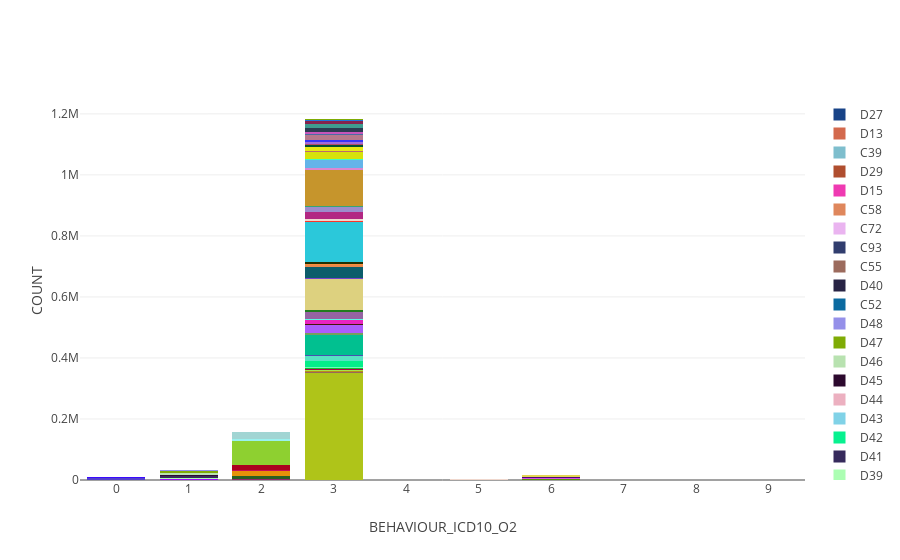

This figure's notebook cell:
### Markdown cell above
The peak due to cervical cancer is also apparent in this graph from cancerresearchuk:

https://www.cancerresearchuk.org/health-professional/cancer-statistics/statistics-by-cancer-type/cervical-cancer/incidence#heading-One

<br/>
<br/>

Can also plot other columns of av_tumour, for example behaviour:

### Code cell
for i in range(10):
    print(i,descriptions.get_descriptions(str(i),'behaviour')[0])
stacked_barplot(av_tumour, 'SITE_ICD10_O2_3CHAR', 'BEHAVIOUR_ICD10_O2',tickmode='linear')

### Figure 1 — Plotly figure (JSON) as saved in the notebook; plotly's stock layout.template omitted (floating-point values rounded to 4 significant figures)
{"data": [{"marker": {"color": "rgb(175, 196, 25)"}, "name": "C44", "type": "bar", "uid": "f6e368b1-7041-4e67-b97b-bf57c85bf3c3", "x": ["3", "5", "XXX", "9", "0", "1", "2", "6", "X"], "y": [349629, 240, null, 5, 10, 37, 190, 17, null]}, {"marker": {"color": "rgb(246, 67, 211)"}, "name": "C00", "type": "bar", "uid": "f3f0e14d-2046-4b69-97b0-3a2e482e462d", "x": ["3", "5", "XXX", "9", "0", "1", "2", "6", "X"], "y": [650, 6, null, null, 3, 1, 2, null, null]}, {"marker": {"color": "rgb(151, 103, 92)"}, "name": "C01", "type": "bar", "uid": "d25125a0-0cbb-4937-929a-44c0f30689e5", "x": ["3", "5", "XXX", "9", "0", "1", "2", "6", "X"], "y": [2371, 2, 1, null, null, 3, 1, null, null]}, {"marker": {"color": "rgb(185, 142, 23)"}, "name": "C02", "type": "bar", "uid": "32615356-f1de-471e-ae4a-1739173e408a", "x": ["3", "5", "XXX", "9", "0", "1", "2", "6", "X"], "y": [3618, 26, null, null, 1, 3, null, null, null]}, {"marker": {"color": "rgb(72, 89, 110)"}, "name": "C03", "type": "bar", "uid": "109cdbc8-71e4-42b5-a41c-9da9e5e90573", "x": ["3", "5", "XXX", "9", "0", "1", "2", "6", "X"], "y": [1076, 2, null, 1, null, 1, 4, null, null]}, {"marker": {"color": "rgb(42, 218, 136)"}, "name": "C04", "type": "bar", "uid": "61c14916-4f3b-4022-95de-6b640b930bde", "x": ["3", "5", "XXX", "9", "0", "1", "2", "6", "X"], "y": [1353, 17, null, null, 1, null, null, 1, null]}, {"marker": {"color": "rgb(167, 230, 68)"}, "name": "C05", "type": "bar", "uid": "c64d91be-0eb8-4de7-ba87-a1332e2a629d", "x": ["3", "5", "XXX", "9", "0", "1", "2", "6", "X"], "y": [1045, 7, null, null, 1, null, 1, null, 1]}, {"marker": {"color": "rgb(176, 127, 135)"}, "name": "C06", "type": "bar", "uid": "9d875b8e-1630-4e72-b84f-096449725c5f", "x": ["3", "5", "XXX", "9", "0", "1", "2", "6", "X"], "y": [1565, 11, null, null, 5, null, 2, 8, null]}, {"marker": {"color": "rgb(172, 0, 75)"}, "name": "C07", "type": "bar", "uid": "7fe38b67-d52d-4621-8ba1-536f67dc9619", "x": ["3", "5", "XXX", "9", "0", "1", "2", "6", "X"], "y": [1277, null, null, 7, 2, 1, null, null, null]}, {"marker": {"color": "rgb(55, 250, 6)"}, "name": "C08", "type": "bar", "uid": "f1fd9f8f-2a03-4a72-898b-abb2f3d910b5", "x": ["3", "5", "XXX", "9", "0", "1", "2", "6", "X"], "y": [308, null, null, null, null, null, 1, null, null]}, {"marker": {"color": "rgb(19, 188, 44)"}, "name": "C09", "type": "bar", "uid": "2b1574d5-adcb-4938-bfc2-43c3ece64d14", "x": ["3", "5", "XXX", "9", "0", "1", "2", "6", "X"], "y": [4130, 2, null, null, null, 2, 3, 1, null]}, {"marker": {"color": "rgb(191, 69, 56)"}, "name": "C10", "type": "bar", "uid": "1c6c731a-62d6-421c-acb1-0ae7ef56ca52", "x": ["3", "5", "XXX", "9", "0", "1", "2", "6", "X"], "y": [690, null, null, 3, 1, 4, 3, 1, null]}, {"marker": {"color": "rgb(152, 183, 181)"}, "name": "C11", "type": "bar", "uid": "a89aaffd-c5ec-46b4-986e-db1521ed96d5", "x": ["3", "5", "XXX", "9", "0", "1", "2", "6", "X"], "y": [580, null, null, null, 2, null, null, null, null]}, {"marker": {"color": "rgb(112, 251, 189)"}, "name": "C12", "type": "bar", "uid": "2c4eeaf9-1e00-4edb-b8e8-086eef277d77", "x": ["3", "5", "XXX", "9", "0", "1", "2", "6", "X"], "y": [823, null, null, null, 1, null, 1, 1, null]}, {"marker": {"color": "rgb(192, 34, 56)"}, "name": "C13", "type": "bar", "uid": "698367c9-6f66-458c-b486-cde57d283fce", "x": ["3", "5", "XXX", "9", "0", "1", "2", "6", "X"], "y": [649, 1, null, null, null, 1, 1, null, null]}, {"marker": {"color": "rgb(201, 206, 38)"}, "name": "C14", "type": "bar", "uid": "065181fa-3af8-4078-babb-a99a37b413fc", "x": ["3", "5", "XXX", "9", "0", "1", "2", "6", "X"], "y": [259, null, null, null, 2, 1, 1, null, null]}, {"marker": {"color": "rgb(4, 238, 137)"}, "name": "C15", "type": "bar", "uid": "9b0e865f-efff-42aa-86bc-c15a81e1ae2d", "x": ["3", "5", "XXX", "9", "0", "1", "2", "6", "X"], "y": [20947, 5, 6, null, 1, 7, 18, 1, null]}, {"marker": {"color": "rgb(87, 227, 195)"}, "name": "C16", "type": "bar", "uid": "015e2ee5-bdfb-4625-9552-11f591110c0e", "x": ["3", "5", "XXX", "9", "0", "1", "2", "6", "X"], "y": [15250, 2, 3, 2, null, 12, 17, null, null]}, {"marker": {"color": "rgb(72, 83, 176)"}, "name": "C17", "type": "bar", "uid": "c581ab2b-6067-4ef6-9225-424571820f13", "x": ["3", "5", "XXX", "9", "0", "1", "2", "6", "X"], "y": [3693, 1, null, null, null, 6, 5, 1, null]}, {"marker": {"color": "rgb(1, 192, 144)"}, "name": "C18", "type": "bar", "uid": "2e7ea598-b9c8-4a5a-bbb7-fdfa919db23a", "x": ["3", "5", "XXX", "9", "0", "1", "2", "6", "X"], "y": [65701, 8, 7, 5, 5, 18, 60, 6, null]}, {"marker": {"color": "rgb(118, 159, 93)"}, "name": "C19", "type": "bar", "uid": "1760759c-9aee-47dd-a156-1ce6ad20fa0b", "x": ["3", "5", "XXX", "9", "0", "1", "2", "6", "X"], "y": [5305, null, null, null, 1, 3, 6, 2, null]}, {"marker": {"color": "rgb(172, 92, 252)"}, "name": "C20", "type": "bar", "uid": "92b95702-6f74-4cf4-ba3f-33405b8eb4cf", "x": ["3", "5", "XXX", "9", "0", "1", "2", "6", "X"], "y": [27104, 4, 3, 1, 1, 14, 25, 4, null]}, {"marker": {"color": "rgb(71, 23, 10)"}, "name": "C21", "type": "bar", "uid": "ad69c79e-9e40-4466-bd75-2851089b1168", "x": ["3", "5", "XXX", "9", "0", "1", "2", "6", "X"], "y": [3264, 21, null, null, 3, 6, 4, 2, null]}, {"marker": {"color": "rgb(233, 35, 192)"}, "name": "C22", "type": "bar", "uid": "7b8d991a-02cb-45d1-a890-7bbd3fa5c34d", "x": ["3", "5", "XXX", "9", "0", "1", "2", "6", "X"], "y": [12487, 4, null, 16, 5, 11, 8, 1, null]}, {"marker": {"color": "rgb(61, 135, 151)"}, "name": "C23", "type": "bar", "uid": "c75730d4-8a6e-4335-afa8-35aa27370349", "x": ["3", "5", "XXX", "9", "0", "1", "2", "6", "X"], "y": [2111, null, null, null, 1, 1, 6, null, null]}, {"marker": {"color": "rgb(92, 247, 224)"}, "name": "C24", "type": "bar", "uid": "fc4236ff-daac-4cf2-bc02-86c5676e1aa5", "x": ["3", "5", "XXX", "9", "0", "1", "2", "6", "X"], "y": [2425, null, null, null, 2, 3, 4, null, null]}, {"marker": {"color": "rgb(149, 100, 163)"}, "name": "C25", "type": "bar", "uid": "83feca33-b42e-42c7-978d-c0a8943d92f4", "x": ["3", "5", "XXX", "9", "0", "1", "2", "6", "X"], "y": [21277, 4, null, 1, 4, 15, 25, 5, null]}, {"marker": {"color": "rgb(225, 67, 123)"}, "name": "C26", "type": "bar", "uid": "8732fd55-7e65-49ab-b9af-aade894bba33", "x": ["3", "5", "XXX", "9", "0", "1", "2", "6", "X"], "y": [745, null, null, null, null, 8, 1, null, null]}, {"marker": {"color": "rgb(219, 225, 19)"}, "name": "C30", "type": "bar", "uid": "74143ee5-5ac8-4244-b940-824a0f8bd6bb", "x": ["3", "5", "XXX", "9", "0", "1", "2", "6", "X"], "y": [795, 2, null, null, 1, 1, 1, 1, null]}, {"marker": {"color": "rgb(155, 4, 19)"}, "name": "C31", "type": "bar", "uid": "f26affe9-f5ab-4ffc-bf4f-4701852cca1f", "x": ["3", "5", "XXX", "9", "0", "1", "2", "6", "X"], "y": [413, null, null, null, null, null, null, null, null]}, {"marker": {"color": "rgb(33, 123, 30)"}, "name": "C32", "type": "bar", "uid": "d5546420-a7a3-4f33-8b64-eeb50f1723eb", "x": ["3", "5", "XXX", "9", "0", "1", "2", "6", "X"], "y": [5378, 28, null, null, null, 3, 8, 2, null]}, {"marker": {"color": "rgb(185, 229, 73)"}, "name": "C33", "type": "bar", "uid": "1feb65c4-10a0-4377-aa2a-911bf358d6bf", "x": ["3", "5", "XXX", "9", "0", "1", "2", "6", "X"], "y": [78, null, null, null, null, 1, null, null, null]}, {"marker": {"color": "rgb(221, 209, 127)"}, "name": "C34", "type": "bar", "uid": "795d1990-4826-4597-970d-5e223ae5fe45", "x": ["3", "5", "XXX", "9", "0", "1", "2", "6", "X"], "y": [102106, 30, 6, 29, 11, 46, 95, 14, null]}, {"marker": {"color": "rgb(159, 130, 83)"}, "name": "C37", "type": "bar", "uid": "197d40a9-70d4-4845-903b-c62c1867c2a7", "x": ["3", "5", "XXX", "9", "0", "1", "2", "6", "X"], "y": [517, null, null, null, 6, 6, 1, null, null]}, {"marker": {"color": "rgb(178, 146, 21)"}, "name": "C38", "type": "bar", "uid": "2ee9d50c-accf-4eff-9914-e910500ea054", "x": ["3", "5", "XXX", "9", "0", "1", "2", "6", "X"], "y": [338, null, null, 1, 3, null, null, 1, null]}, {"marker": {"color": "rgb(119, 67, 203)"}, "name": "C40", "type": "bar", "uid": "2fb85ce1-aff8-434a-9f93-42122be44bb3", "x": ["3", "5", "XXX", "9", "0", "1", "2", "6", "X"], "y": [754, null, null, null, 1, null, null, null, null]}, {"marker": {"color": "rgb(186, 47, 16)"}, "name": "C41", "type": "bar", "uid": "76246774-c8bb-47e6-bbc0-8fb98ccada08", "x": ["3", "5", "XXX", "9", "0", "1", "2", "6", "X"], "y": [684, null, null, 2, 1, null, 1, null, null]}, {"marker": {"color": "rgb(12, 93, 107)"}, "name": "C43", "type": "bar", "uid": "559cf38f-27c8-4e38-983b-211f75108d08", "x": ["3", "5", "XXX", "9", "0", "1", "2", "6", "X"], "y": [37842, 266, 1, 5, 2, 12, 18, 3, null]}, {"marker": {"color": "rgb(233, 137, 76)"}, "name": "C45", "type": "bar", "uid": "1dcbfcc1-ac10-4927-8989-3742fda998a4", "x": ["3", "5", "XXX", "9", "0", "1", "2", "6", "X"], "y": [6467, null, null, null, null, 9, 2, null, null]}, {"marker": {"color": "rgb(67, 110, 142)"}, "name": "C46", "type": "bar", "uid": "a3307bec-e6cc-40af-a54a-28a906aea48c", "x": ["3", "5", "XXX", "9", "0", "1", "2", "6", "X"], "y": [352, null, null, null, null, 2, 2, null, null]}, {"marker": {"color": "rgb(124, 20, 53)"}, "name": "C47", "type": "bar", "uid": "ed067555-1cc2-4553-bac6-62e2388f3e97", "x": ["3", "5", "XXX", "9", "0", "1", "2", "6", "X"], "y": [134, null, null, null, null, null, null, null, null]}, {"marker": {"color": "rgb(252, 143, 59)"}, "name": "C48", "type": "bar", "uid": "f8c21d4b-9654-4fea-b63f-63c3f478f19e", "x": ["3", "5", "XXX", "9", "0", "1", "2", "6", "X"], "y": [1754, 1, null, 6, 1, 2, 3, null, null]}, {"marker": {"color": "rgb(35, 48, 4)"}, "name": "C49", "type": "bar", "uid": "fb58ecca-2076-410f-afb1-2f724c6223d0", "x": ["3", "5", "XXX", "9", "0", "1", "2", "6", "X"], "y": [4985, null, null, 3, 3, 7, 5, null, null]}, {"marker": {"color": "rgb(43, 200, 218)"}, "name": "C50", "type": "bar", "uid": "ebe06d9d-5497-4470-b6b8-87dfce16fc7a", "x": ["3", "5", "XXX", "9", "0", "1", "2", "6", "X"], "y": [132351, 765, 13, 2, 23, 65, 609, 44, null]}, {"marker": {"color": "rgb(250, 54, 43)"}, "name": "C51", "type": "bar", "uid": "350dca3d-ff9d-452e-a7dd-1bada4d84138", "x": ["3", "5", "XXX", "9", "0", "1", "2", "6", "X"], "y": [2997, 61, null, null, 2, 2, 4, 2, null]}, {"marker": {"color": "rgb(239, 215, 205)"}, "name": "C53", "type": "bar", "uid": "11c7aaab-4234-4821-b937-033648f8c385", "x": ["3", "5", "XXX", "9", "0", "1", "2", "6", "X"], "y": [7251, 375, null, null, 3, 6, 4, 3, null]}, {"marker": {"color": "rgb(178, 39, 131)"}, "name": "C54", "type": "bar", "uid": "c6b711cf-0425-4ea3-a1b5-1336e9bbdedf", "x": ["3", "5", "XXX", "9", "0", "1", "2", "6", "X"], "y": [21802, 11, null, 1, null, 13, 21, 1, null]}, {"marker": {"color": "rgb(157, 140, 204)"}, "name": "C56", "type": "bar", "uid": "8f2800c2-8f08-4c2b-8879-1c71012d34a4", "x": ["3", "5", "XXX", "9", "0", "1", "2", "6", "X"], "y": [16761, 149, null, null, 2, 4, 21, 2, null]}, {"marker": {"color": "rgb(79, 29, 136)"}, "name": "C57", "type": "bar", "uid": "aec2d612-2c1c-4416-818a-92afc78623fc", "x": ["3", "5", "XXX", "9", "0", "1", "2", "6", "X"], "y": [1021, null, null, null, 2, 7, 3, null, null]}, {"marker": {"color": "rgb(54, 166, 117)"}, "name": "C60", "type": "bar", "uid": "a137e428-e503-490f-b564-ae1d7c718974", "x": ["3", "5", "XXX", "9", "0", "1", "2", "6", "X"], "y": [1373, 4, null, null, 4, 1, 1, 1, null]}, {"marker": {"color": "rgb(198, 149, 44)"}, "name": "C61", "type": "bar", "uid": "de46c288-360c-4b70-b999-1a82608918b5", "x": ["3", "5", "XXX", "9", "0", "1", "2", "6", "X"], "y": [119291, 11, null, null, 4, 18, 18, 5, null]}, {"marker": {"color": "rgb(219, 135, 209)"}, "name": "C62", "type": "bar", "uid": "c58959a2-6b4e-43f2-bf79-69b26636fb92", "x": ["3", "5", "XXX", "9", "0", "1", "2", "6", "X"], "y": [5805, 1, null, null, null, null, 1, null, null]}, {"marker": {"color": "rgb(234, 239, 197)"}, "name": "C63", "type": "bar", "uid": "4f09071d-3fb1-45c6-b650-39c5a09f94cb", "x": ["3", "5", "XXX", "9", "0", "1", "2", "6", "X"], "y": [186, null, null, null, 1, 1, 1, 1, null]}, {"marker": {"color": "rgb(100, 180, 233)"}, "name": "C64", "type": "bar", "uid": "edfc16cd-3ba3-4e0f-9bc5-4573c66b4116", "x": ["3", "5", "XXX", "9", "0", "1", "2", "6", "X"], "y": [26119, 9, null, 1, 3, 19, 41, 3, null]}, {"marker": {"color": "rgb(169, 29, 26)"}, "name": "C65", "type": "bar", "uid": "e7d44205-00cd-4685-9556-a1ebf8f5c754", "x": ["3", "5", "XXX", "9", "0", "1", "2", "6", "X"], "y": [1891, null, null, null, 3, 3, 3, null, null]}, {"marker": {"color": "rgb(64, 252, 190)"}, "name": "C66", "type": "bar", "uid": "0a19e0ce-67ec-4911-932c-fb74bbccd3f0", "x": ["3", "5", "XXX", "9", "0", "1", "2", "6", "X"], "y": [1647, 1, null, null, null, 3, 11, 1, null]}, {"marker": {"color": "rgb(214, 226, 12)"}, "name": "C67", "type": "bar", "uid": "9a12f085-06fd-41f8-a2c0-ee189fb933aa", "x": ["3", "5", "XXX", "9", "0", "1", "2", "6", "X"], "y": [24592, 6, null, null, 1, 18, 23, 2, null]}, {"marker": {"color": "rgb(134, 232, 162)"}, "name": "C68", "type": "bar", "uid": "7a59f65c-dc9e-4f87-9559-7dcac3fddcf1", "x": ["3", "5", "XXX", "9", "0", "1", "2", "6", "X"], "y": [480, null, null, null, null, 3, 1, 2, null]}, {"marker": {"color": "rgb(187, 106, 110)"}, "name": "C69", "type": "bar", "uid": "5554c089-2ff6-457b-b12b-aaa3a9a32a90", "x": ["3", "5", "XXX", "9", "0", "1", "2", "6", "X"], "y": [1780, 1, null, 2, null, 1, 3, null, null]}, {"marker": {"color": "rgb(116, 241, 93)"}, "name": "C70", "type": "bar", "uid": "f5677a6d-c23f-4291-a592-48ff07dc5748", "x": ["3", "5", "XXX", "9", "0", "1", "2", "6", "X"], "y": [185, null, null, null, null, 1, null, null, null]}, {"marker": {"color": "rgb(230, 234, 17)"}, "name": "C71", "type": "bar", "uid": "21a04910-af89-43de-aba0-760569b78192", "x": ["3", "5", "XXX", "9", "0", "1", "2", "6", "X"], "y": [12345, 2, 2, 9, 3, 11, 16, 5, null]}, {"marker": {"color": "rgb(5, 79, 49)"}, "name": "C73", "type": "bar", "uid": "c4129ca1-9ab1-4897-a6ac-b75ea5d21e18", "x": ["3", "5", "XXX", "9", "0", "1", "2", "6", "X"], "y": [8625, 19, null, null, 3, 20, 14, 1, null]}, {"marker": {"color": "rgb(182, 76, 105)"}, "name": "C74", "type": "bar", "uid": "91dc3876-742a-4d68-82b4-87f8393cafcd", "x": ["3", "5", "XXX", "9", "0", "1", "2", "6", "X"], "y": [522, null, null, null, 1, 2, null, null, null]}, {"marker": {"color": "rgb(232, 220, 182)"}, "name": "C75", "type": "bar", "uid": "44248283-27eb-4ae3-84ac-0c0173a896c9", "x": ["3", "5", "XXX", "9", "0", "1", "2", "6", "X"], "y": [263, null, null, 3, 1, null, null, 2, null]}, {"marker": {"color": "rgb(175, 165, 201)"}, "name": "C76", "type": "bar", "uid": "1db56822-601a-4fa2-a3cb-485807dccf82", "x": ["3", "5", "XXX", "9", "0", "1", "2", "6", "X"], "y": [365, null, null, 3, 2, 3, null, null, null]}, {"marker": {"color": "rgb(87, 149, 4)"}, "name": "C77", "type": "bar", "uid": "3364a0aa-b1dd-4c8f-ab97-a10eabe37cb1", "x": ["3", "5", "XXX", "9", "0", "1", "2", "6", "X"], "y": [74, 1, null, null, 25, 19, 7, 1809, null]}, {"marker": {"color": "rgb(219, 76, 233)"}, "name": "C78", "type": "bar", "uid": "79dc38e4-cafa-4590-a55a-9bcabbfa3600", "x": ["3", "5", "XXX", "9", "0", "1", "2", "6", "X"], "y": [73, 7, 3, 1, 32, 30, 10, 4299, null]}, {"marker": {"color": "rgb(75, 6, 120)"}, "name": "C79", "type": "bar", "uid": "25d7d823-0373-47d9-a157-0419084db217", "x": ["3", "5", "XXX", "9", "0", "1", "2", "6", "X"], "y": [34, 1, null, null, 10, 15, 2, 2012, null]}, {"marker": {"color": "rgb(225, 213, 85)"}, "name": "C80", "type": "bar", "uid": "a88264a8-42f4-435c-8a5e-ed7407f988af", "x": ["3", "5", "XXX", "9", "0", "1", "2", "6", "X"], "y": [1373, 4, null, 13, 23, 31, 7, 7204, null]}, {"marker": {"color": "rgb(158, 107, 220)"}, "name": "C81", "type": "bar", "uid": "d33ce51a-a944-4da5-bf10-8630af3bbbc7", "x": ["3", "5", "XXX", "9", "0", "1", "2", "6", "X"], "y": [5140, null, null, null, null, 3, 6, null, null]}, {"marker": {"color": "rgb(56, 51, 247)"}, "name": "C82", "type": "bar", "uid": "636b4cdf-cfec-4935-bc7e-8672a3aa67dc", "x": ["3", "5", "XXX", "9", "0", "1", "2", "6", "X"], "y": [6225, 5, null, null, 1, 4, 18, 2, null]}, {"marker": {"color": "rgb(183, 121, 140)"}, "name": "C83", "type": "bar", "uid": "0903c2a2-b3ef-4c87-97b4-bfb551735296", "x": ["3", "5", "XXX", "9", "0", "1", "2", "6", "X"], "y": [18200, 9, 2, null, 2, 7, 25, 2, null]}, {"marker": {"color": "rgb(76, 109, 164)"}, "name": "C84", "type": "bar", "uid": "70213007-5b44-425e-af83-bc1497b0d8bc", "x": ["3", "5", "XXX", "9", "0", "1", "2", "6", "X"], "y": [2335, 2, null, null, null, null, 8, null, null]}, {"marker": {"color": "rgb(199, 85, 186)"}, "name": "C85", "type": "bar", "uid": "acfd19e3-2b91-44b7-88ea-808156869097", "x": ["3", "5", "XXX", "9", "0", "1", "2", "6", "X"], "y": [7010, 4, null, null, 2, 10, 12, 3, null]}, {"marker": {"color": "rgb(41, 230, 143)"}, "name": "C88", "type": "bar", "uid": "f67cf854-50db-41a3-9f84-2dc5c87b1111", "x": ["3", "5", "XXX", "9", "0", "1", "2", "6", "X"], "y": [736, null, null, 1, null, 6, 2, null, null]}, {"marker": {"color": "rgb(43, 59, 82)"}, "name": "C90", "type": "bar", "uid": "9b75e6ab-fc12-4c0f-aa1f-16ed400b9d86", "x": ["3", "5", "XXX", "9", "0", "1", "2", "6", "X"], "y": [13460, 3, 3, null, 4, 11, 11, 4, null]}, {"marker": {"color": "rgb(63, 156, 144)"}, "name": "C91", "type": "bar", "uid": "9819a3a6-4796-4193-bb8d-93553a0b4a59", "x": ["3", "5", "XXX", "9", "0", "1", "2", "6", "X"], "y": [12599, 5, null, null, 5, 10, 19, 5, null]}, {"marker": {"color": "rgb(133, 35, 77)"}, "name": "C92", "type": "bar", "uid": "af567561-97ac-4138-beb5-98f5183f4e94", "x": ["3", "5", "XXX", "9", "0", "1", "2", "6", "X"], "y": [10383, 6, null, null, 7, 25, 13, 6, null]}, {"marker": {"color": "rgb(32, 117, 215)"}, "name": "C94", "type": "bar", "uid": "04d4ddf3-726c-4fb2-9d2d-a1c3b17b0352", "x": ["3", "5", "XXX", "9", "0", "1", "2", "6", "X"], "y": [168, null, null, null, null, 1, null, null, null]}, {"marker": {"color": "rgb(223, 161, 45)"}, "name": "C95", "type": "bar", "uid": "69b99e62-8042-428c-8d17-858703cefead", "x": ["3", "5", "XXX", "9", "0", "1", "2", "6", "X"], "y": [395, null, null, null, 3, 1, null, 3, null]}, {"marker": {"color": "rgb(168, 116, 219)"}, "name": "C96", "type": "bar", "uid": "67a87e6d-cf88-4037-8ca6-a92599038758", "x": ["3", "5", "XXX", "9", "0", "1", "2", "6", "X"], "y": [182, null, null, null, null, 2, null, null, null]}, {"marker": {"color": "rgb(142, 45, 105)"}, "name": "D00", "type": "bar", "uid": "3bbefbcc-7d6f-4366-a306-4faa5be26cee", "x": ["3", "5", "XXX", "9", "0", "1", "2", "6", "X"], "y": [52, 1, null, null, 2, 2, 2495, 1, null]}, {"marker": {"color": "rgb(42, 96, 34)"}, "name": "D01", "type": "bar", "uid": "9d08e5c7-fa39-4f4d-84dd-81ae04137ea3", "x": ["3", "5", "XXX", "9", "0", "1", "2", "6", "X"], "y": [165, 2, null, null, 2, 14, 9043, 3, null]}, {"marker": {"color": "rgb(95, 112, 183)"}, "name": "D02", "type": "bar", "uid": "48281de5-c3b9-4957-9e92-4a8bf593087b", "x": ["3", "5", "XXX", "9", "0", "1", "2", "6", "X"], "y": [30, null, null, null, null, 3, 1017, 1, null]}, {"marker": {"color": "rgb(230, 146, 9)"}, "name": "D03", "type": "bar", "uid": "049a736b-8714-4065-be52-b2506b21f2dc", "x": ["3", "5", "XXX", "9", "0", "1", "2", "6", "X"], "y": [123, 3, null, null, 3, 9, 16983, 2, null]}, {"marker": {"color": "rgb(201, 13, 85)"}, "name": "D04", "type": "bar", "uid": "e3533be8-a5bc-43d5-8811-4ec95e4ffeb8", "x": ["3", "5", "XXX", "9", "0", "1", "2", "6", "X"], "y": [1, null, null, null, null, null, 646, null, null]}, {"marker": {"color": "rgb(171, 1, 31)"}, "name": "D05", "type": "bar", "uid": "27eea69b-749d-4ad0-a2e2-f3f3683f9a34", "x": ["3", "5", "XXX", "9", "0", "1", "2", "6", "X"], "y": [784, 58, null, null, 5, 17, 18911, 2, null]}, {"marker": {"color": "rgb(142, 208, 48)"}, "name": "D06", "type": "bar", "uid": "e245c828-7f62-45bf-b47f-e09e60951a8d", "x": ["3", "5", "XXX", "9", "0", "1", "2", "6", "X"], "y": [82, 1, null, null, null, 14, 76550, 1, null]}, {"marker": {"color": "rgb(153, 241, 238)"}, "name": "D07", "type": "bar", "uid": "bdf20d76-9d12-40e6-bb1c-d251967db8b6", "x": ["3", "5", "XXX", "9", "0", "1", "2", "6", "X"], "y": [61, null, null, null, null, 4, 6863, 3, null]}, {"marker": {"color": "rgb(161, 213, 211)"}, "name": "D09", "type": "bar", "uid": "8e9f1b14-9ef6-4f97-af4e-89998365c17b", "x": ["3", "5", "XXX", "9", "0", "1", "2", "6", "X"], "y": [543, 2, 1, 1, 4, 43, 24581, 10, null]}, {"marker": {"color": "rgb(82, 64, 205)"}, "name": "D32", "type": "bar", "uid": "28f7b99e-8f97-4435-b302-9c403f379cb4", "x": ["3", "5", "XXX", "9", "0", "1", "2", "6", "X"], "y": [121, 6, 3, null, 5830, 52, 9, 56, null]}, {"marker": {"color": "rgb(58, 10, 254)"}, "name": "D33", "type": "bar", "uid": "05314338-50b6-46cb-ac12-a1f452148239", "x": ["3", "5", "XXX", "9", "0", "1", "2", "6", "X"], "y": [28, 3, null, null, 2128, 14, 3, 9, null]}, {"marker": {"color": "rgb(180, 250, 27)"}, "name": "D35", "type": "bar", "uid": "a5213954-0ff2-4a2f-971a-d16ebd532b66", "x": ["3", "5", "XXX", "9", "0", "1", "2", "6", "X"], "y": [16, 2, null, null, 2361, 8, 3, 17, null]}, {"marker": {"color": "rgb(156, 8, 247)"}, "name": "D37", "type": "bar", "uid": "b346220d-f91c-4b78-8e32-e7c6a7ad59bb", "x": ["3", "5", "XXX", "9", "0", "1", "2", "6", "X"], "y": [116, 1, null, 1, 12, 3025, 17, 33, null]}, {"marker": {"color": "rgb(225, 100, 217)"}, "name": "D38", "type": "bar", "uid": "6d16ad06-3c11-4789-b69f-1922a7e97d34", "x": ["3", "5", "XXX", "9", "0", "1", "2", "6", "X"], "y": [28, null, null, 1, 3, 452, 4, 3, null]}, {"marker": {"color": "rgb(172, 254, 179)"}, "name": "D39", "type": "bar", "uid": "2000d6fa-aafc-4628-96c4-088f9f27e39f", "x": ["3", "5", "XXX", "9", "0", "1", "2", "6", "X"], "y": [40, 5, null, null, 1, 987, 5, 6, null]}, {"marker": {"color": "rgb(54, 42, 92)"}, "name": "D41", "type": "bar", "uid": "e3788ab1-035a-4f4c-af82-46216eb0aa2e", "x": ["3", "5", "XXX", "9", "0", "1", "2", "6", "X"], "y": [152, 4, null, 1, 9, 6251, 13, 23, null]}, {"marker": {"color": "rgb(7, 241, 143)"}, "name": "D42", "type": "bar", "uid": "bb604341-05a8-42db-8f85-05cc12691048", "x": ["3", "5", "XXX", "9", "0", "1", "2", "6", "X"], "y": [15, null, null, null, 1, 716, 2, 1, null]}, {"marker": {"color": "rgb(128, 210, 231)"}, "name": "D43", "type": "bar", "uid": "c2a7c334-3c6b-46d9-9918-85f0ec047323", "x": ["3", "5", "XXX", "9", "0", "1", "2", "6", "X"], "y": [30, null, null, null, 2, 1445, 1, 3, null]}, {"marker": {"color": "rgb(236, 176, 192)"}, "name": "D44", "type": "bar", "uid": "64214d1f-3a9c-418f-ac42-fbe725d98025", "x": ["3", "5", "XXX", "9", "0", "1", "2", "6", "X"], "y": [10, null, null, null, null, 667, null, 1, null]}, {"marker": {"color": "rgb(44, 9, 46)"}, "name": "D45", "type": "bar", "uid": "0c509360-28ee-4821-9187-4c6db16ce66a", "x": ["3", "5", "XXX", "9", "0", "1", "2", "6", "X"], "y": [29, 1, null, null, 2, 1342, 4, null, null]}, {"marker": {"color": "rgb(184, 226, 176)"}, "name": "D46", "type": "bar", "uid": "b9a66049-6e62-43d4-bf0a-844c8d357f1f", "x": ["3", "5", "XXX", "9", "0", "1", "2", "6", "X"], "y": [151, 4, null, null, 4, 6687, 12, 9, null]}, {"marker": {"color": "rgb(127, 171, 5)"}, "name": "D47", "type": "bar", "uid": "d6d2ae72-9d8f-4c33-a2f6-3b4977dcba04", "x": ["3", "5", "XXX", "9", "0", "1", "2", "6", "X"], "y": [75, 1, null, null, 7, 5819, 10, 10, null]}, {"marker": {"color": "rgb(149, 144, 233)"}, "name": "D48", "type": "bar", "uid": "67fa6c18-205c-441d-8275-a7d3900f736f", "x": ["3", "5", "XXX", "9", "0", "1", "2", "6", "X"], "y": [50, 3, null, null, 8, 2968, 4, 6, null]}, {"marker": {"color": "rgb(11, 106, 160)"}, "name": "C52", "type": "bar", "uid": "4c9902ce-a518-4871-8117-9115ad65f8be", "x": ["3", "5", "XXX", "9", "0", "1", "2", "6", "X"], "y": [534, 4, null, null, null, 2, 2, 1, null]}, {"marker": {"color": "rgb(40, 36, 69)"}, "name": "D40", "type": "bar", "uid": "60306e4a-3935-44d2-8a8a-a440bfaa39bc", "x": ["3", "5", "XXX", "9", "0", "1", "2", "6", "X"], "y": [null, null, null, null, null, 195, null, 1, null]}, {"marker": {"color": "rgb(156, 107, 93)"}, "name": "C55", "type": "bar", "uid": "152ec08d-2062-40c2-9a18-194f216022b8", "x": ["3", "5", "XXX", "9", "0", "1", "2", "6", "X"], "y": [377, null, null, null, null, null, 3, null, null]}, {"marker": {"color": "rgb(49, 61, 110)"}, "name": "C93", "type": "bar", "uid": "4f5b5b99-8bdc-4665-a78b-80a18da23523", "x": ["3", "5", "XXX", "9", "0", "1", "2", "6", "X"], "y": [149, 1, null, null, null, null, null, null, null]}, {"marker": {"color": "rgb(234, 180, 240)"}, "name": "C72", "type": "bar", "uid": "2a04ed84-d930-4b52-9f2d-ded256fafa77", "x": ["3", "5", "XXX", "9", "0", "1", "2", "6", "X"], "y": [381, null, null, 1, null, null, null, null, null]}, {"marker": {"color": "rgb(223, 135, 92)"}, "name": "C58", "type": "bar", "uid": "859d17bb-f407-4699-8549-ccb41cb77d06", "x": ["3", "5", "XXX", "9", "0", "1", "2", "6", "X"], "y": [28, null, 1, null, 11, null, null, null, null]}, {"marker": {"color": "rgb(239, 58, 178)"}, "name": "D15", "type": "bar", "uid": "a9478069-be53-4aa0-9259-813c76fb206c", "x": ["3", "5", "XXX", "9", "0", "1", "2", "6", "X"], "y": [1, null, null, null, 38, 6, null, null, null]}, {"marker": {"color": "rgb(176, 78, 47)"}, "name": "D29", "type": "bar", "uid": "49cd170b-91d4-4d85-ae9a-1df1d32319fa", "x": ["3", "5", "XXX", "9", "0", "1", "2", "6", "X"], "y": [3, null, null, null, 71, null, 1, null, null]}, {"marker": {"color": "rgb(126, 190, 205)"}, "name": "C39", "type": "bar", "uid": "6866838c-b8c3-421b-bc07-a5d36d344003", "x": ["3", "5", "XXX", "9", "0", "1", "2", "6", "X"], "y": [14, null, null, null, 3, null, null, null, null]}, {"marker": {"color": "rgb(211, 105, 77)"}, "name": "D13", "type": "bar", "uid": "eefcdebb-8224-4015-ab6b-e51aec1b3e86", "x": ["3", "5", "XXX", "9", "0", "1", "2", "6", "X"], "y": [10, null, null, null, null, null, null, null, null]}, {"marker": {"color": "rgb(24, 67, 135)"}, "name": "D27", "type": "bar", "uid": "8b7b2eee-089f-4165-b378-c607926277b1", "x": ["3", "5", "XXX", "9", "0", "1", "2", "6", "X"], "y": [4, null, null, null, 5, null, null, null, null]}], "layout": {"barmode": "stack", "hovermode": "closest", "xaxis": {"tickmode": "linear", "title": {"text": "BEHAVIOUR_ICD10_O2"}}, "yaxis": {"title": {"text": "COUNT"}}}}
